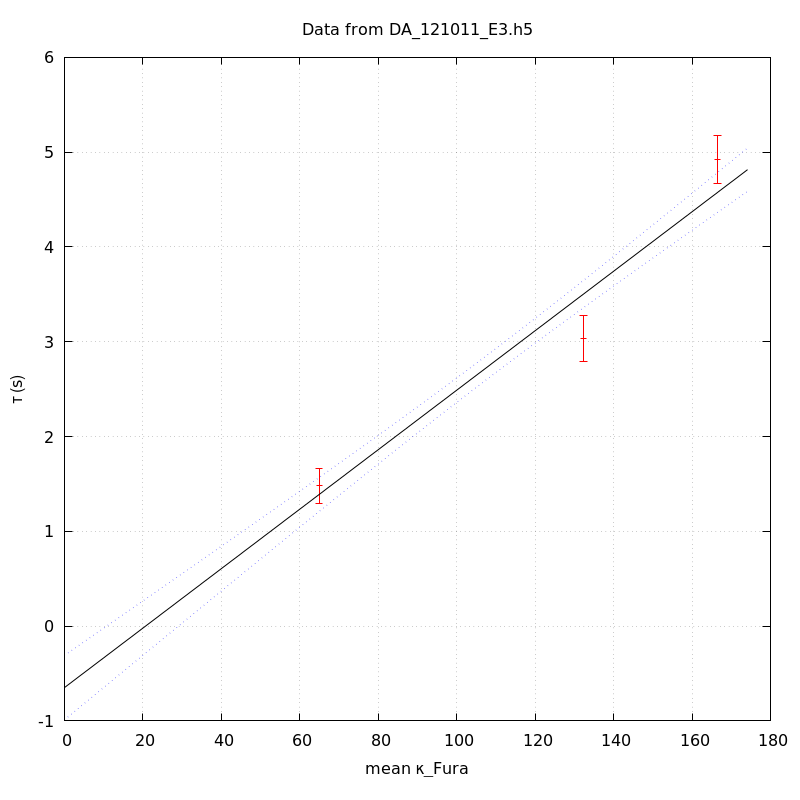

The gnuplot source for this figure:
unset key
set grid
set ylabel 'τ (s)'
set xlabel 'mean κ_Fura' noenhanced
set title 'Data from DA_121011_E3.h5' noenhanced
set xrange [-1000<*:*]
plot 'DA_121011_E3_aba_tau_vs_mean_kappa' index 0 using 1:2:(1.96*$3) linecolor rgb 'red' with yerrorbars,\
'' index 1 using 1:2 with lines linecolor rgb 'black',\
'' index 1 using 1:3 with lines linecolor rgb 'blue' lt 'dotted',\
'' index 1 using 1:4 with lines linecolor rgb 'blue' lt 'dotted'
